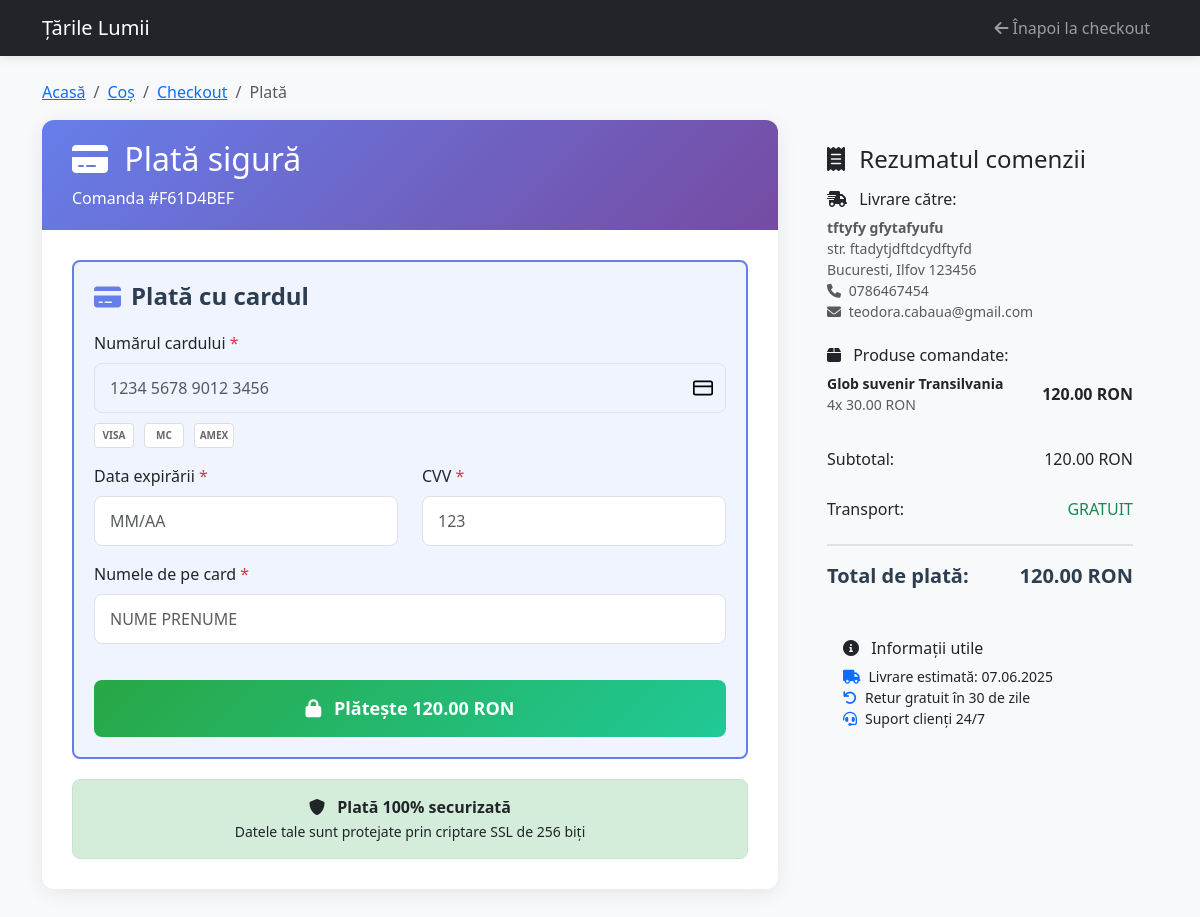
The page /tarile/plata/1/ on the database its author committed.
### tarile/models.py (models this page shows, shortened)
class Comanda(models.Model):
    STATUS_CHOICES = [
        ('in_asteptare', 'În așteptare'),
        ('confirmed', 'Confirmată'),
        ('procesata', 'Procesată'),
        ('livrata', 'Livrată'),
        ('anulata', 'Anulată'),
    ]
    user = models.ForeignKey(User, on_delete=models.CASCADE, null=True, blank=True)
    numar_comanda = models.CharField(max_length=20, unique=True, blank=True)
    status = models.CharField(max_length=20, choices=STATUS_CHOICES, default='in_asteptare')
    email = models.EmailField(null=True, blank=True)
    telefon = models.CharField(max_length=20, null=True, blank=True)
    nume_complet = models.CharField(max_length=100, null=True, blank=True)
    adresa = models.CharField(max_length=200, null=True, blank=True)
    oras = models.CharField(max_length=100, null=True, blank=True)
    judet = models.CharField(max_length=100, null=True, blank=True)
    cod_postal = models.CharField(max_length=10, null=True, blank=True)
    observatii_livrare = models.TextField(blank=True, null=True)
    metoda_plata = models.CharField(max_length=20, null=True, blank=True)
    subtotal = models.DecimalField(max_digits=10, decimal_places=2, null=True, blank=True)
    cost_transport = models.DecimalField(max_digits=10, decimal_places=2, null=True, blank=True)
    total = models.DecimalField(max_digits=10, decimal_places=2, default=0)
    data_comanda = models.DateTimeField(auto_now_add=True)
    data_livrare_estimata = models.DateField(null=True, blank=True)

class ComandaItem(models.Model):
    comanda = models.ForeignKey(Comanda, on_delete=models.CASCADE, related_name='items')
    produs = models.ForeignKey(Produs, on_delete=models.CASCADE, null=True, blank=True)
    nume_produs = models.CharField(max_length=200)
    pret_unitar = models.DecimalField(max_digits=10, decimal_places=2)
    cantitate = models.PositiveIntegerField()
    total_pret = models.DecimalField(max_digits=10, decimal_places=2)

### tarile/views.py (the view)
# urls.py: path('plata/<int:comanda_id>/', views.pagina_plata, name='pagina_plata'),
def pagina_plata(request, comanda_id):
    comanda = get_object_or_404(Comanda, id=comanda_id)
    if request.user.is_authenticated and comanda.user != request.user:
        messages.error(request, 'Nu aveți permisiunea să accesați această pagină')
        return redirect('lista_tari')
    if comanda.status == 'confirmed':
        return redirect('confirmare_comanda', comanda_id=comanda.id)
    context = {
        'comanda': comanda,
    }
    return render(request, 'tarile/pagina_plata.html', context)

### tarile/templates/tarile/pagina_plata.html (shortened to what this page needs)
<!DOCTYPE html>
{% load static %}
<html lang="ro">
<head>
    <link href="https://cdn.jsdelivr.net/npm/bootstrap@5.3.0/dist/css/bootstrap.min.css" rel="stylesheet">
    <link href="https://cdnjs.cloudflare.com/ajax/libs/font-awesome/6.0.0/css/all.min.css" rel="stylesheet">
</head>
<body>
    <nav class="navbar navbar-expand-lg navbar-dark bg-dark">
        <div class="container">
            <a class="navbar-brand" href="{% url 'lista_tari' %}">Țările Lumii</a>
            <div class="navbar-nav ms-auto">
                <a class="nav-link" href="{% url 'checkout' %}">
                    <i class="fas fa-arrow-left me-1"></i>Înapoi la checkout
                </a>
            </div>
        </div>
    </nav>
    <div class="container mt-4">
        <nav aria-label="breadcrumb">
            <ol class="breadcrumb">
                <li class="breadcrumb-item"><a href="{% url 'lista_tari' %}">Acasă</a></li>
                <li class="breadcrumb-item"><a href="{% url 'vezi_cos' %}">Coș</a></li>
                <li class="breadcrumb-item"><a href="{% url 'checkout' %}">Checkout</a></li>
                <li class="breadcrumb-item active" aria-current="page">Plată</li>
            </ol>
        </nav>
        <div class="row">
            <div class="col-lg-8">
                <div class="payment-container">
                    <div class="payment-header">
                        <h2 class="mb-0">
                            <i class="fas fa-credit-card me-2"></i>
                            Plată sigură
                        </h2>
                        <p class="mb-0 mt-2">Comanda #{{ comanda.numar_comanda }}</p>
                    </div>
                    <div class="form-section">
                        {% if comanda.metoda_plata == 'card' %}
                            <div class="method-card active">
                                <h4 class="section-title">
                                    <i class="fas fa-credit-card"></i>
                                    Plată cu cardul
                                </h4>
                                <form id="payment-form" method="post" action="{% url 'proceseaza_plata' comanda.id %}">
                                    <div class="row">
                                        <div class="col-12 mb-3">
                                            <label for="numar_card" class="form-label">
                                                Numărul cardului <span class="text-danger">*</span>
                                            </label>
                                            <input type="text" class="form-control card-input" id="numar_card" name="numar_card"
                                                   placeholder="1234 5678 9012 3456" maxlength="19" required>
                                            <div class="card-logos">
                                                <div class="card-logo">VISA</div>
                                                <div class="card-logo">MC</div>
                                                <div class="card-logo">AMEX</div>
                                            </div>
                                        </div>
                                        <div class="col-md-6 mb-3">
                                            <label for="data_expirare" class="form-label">
                                                Data expirării <span class="text-danger">*</span>
                                            </label>
                                            <input type="text" class="form-control" id="data_expirare" name="data_expirare"
                                                   placeholder="MM/AA" maxlength="5" required>
                                        </div>
                                        <div class="col-md-6 mb-3">
                                            <label for="cvv" class="form-label">
                                                CVV <span class="text-danger">*</span>
                                            </label>
                                            <input type="text" class="form-control" id="cvv" name="cvv"
                                                   placeholder="123" maxlength="3" required>
                                        </div>
                                        <div class="col-12 mb-3">
                                            <label for="nume_card" class="form-label">
                                                Numele de pe card <span class="text-danger">*</span>
                                            </label>
                                            <input type="text" class="form-control" id="nume_card" name="nume_card"
                                                   placeholder="NUME PRENUME" style="text-transform: uppercase;" required>
                                        </div>
                                    </div>
                                    <button type="submit" class="pay-now-btn" id="pay-btn">
                                        <i class="fas fa-lock me-2"></i>
                                        Plătește {{ comanda.total }} RON
                                    </button>
                                </form>
                            </div>
                        {% endif %}
                        <div class="security-notice">
                            <i class="fas fa-shield-alt me-2"></i>
                            <strong>Plată 100% securizată</strong><br>
                            <small>Datele tale sunt protejate prin criptare SSL de 256 biți</small>
                        </div>
                    </div>
                </div>
            </div>
            <div class="col-lg-4">
                <div class="order-summary">
                    <h4 class="mb-3">
                        <i class="fas fa-receipt me-2"></i>
                        Rezumatul comenzii
                    </h4>
                    <div class="mb-4">
                        <h6 class="mb-2">
                            <i class="fas fa-shipping-fast me-2"></i>
                            Livrare către:
                        </h6>
                        <div class="small text-muted">
                            <strong>{{ comanda.nume_complet }}</strong><br>
                            {{ comanda.adresa }}<br>
                            {{ comanda.oras }}, {{ comanda.judet }} {{ comanda.cod_postal }}<br>
                            <i class="fas fa-phone me-1"></i> {{ comanda.telefon }}<br>
                            <i class="fas fa-envelope me-1"></i> {{ comanda.email }}
                        </div>
                    </div>
                    <div class="mb-4">
                        <h6 class="mb-2">
                            <i class="fas fa-box me-2"></i>
                            Produse comandate:
                        </h6>
                        {% for item in comanda.items.all %}
                            <div class="d-flex justify-content-between align-items-center mb-2">
                                <div class="small">
                                    <strong>{{ item.nume_produs }}</strong><br>
                                    <span class="text-muted">{{ item.cantitate }}x {{ item.pret_unitar }} RON</span>
                                </div>
                                <div class="fw-bold">
                                    {{ item.total_pret }} RON
                                </div>
                            </div>
                        {% endfor %}
                    </div>
                    <div class="summary-row">
                        <span>Subtotal:</span>
                        <span>{{ comanda.subtotal }} RON</span>
                    </div>
                    <div class="summary-row">
                        <span>Transport:</span>
                        <span>
                            {% if comanda.cost_transport == 0 %}
                                <span class="text-success">GRATUIT</span>
                            {% else %}
                                {{ comanda.cost_transport }} RON
                            {% endif %}
                        </span>
                    </div>
                    <div class="summary-row total">
                        <span>Total de plată:</span>
                        <span>{{ comanda.total }} RON</span>
                    </div>
                    <div class="mt-4 p-3 bg-light rounded">
                        <h6 class="mb-2">
                            <i class="fas fa-info-circle me-2"></i>
                            Informații utile
                        </h6>
                        <ul class="list-unstyled mb-0 small">
                            <li><i class="fas fa-truck me-2 text-primary"></i>Livrare estimată: {{ comanda.data_livrare_estimata|date:"d.m.Y" }}</li>
                            <li><i class="fas fa-undo me-2 text-primary"></i>Retur gratuit în 30 de zile</li>
                            <li><i class="fas fa-headset me-2 text-primary"></i>Suport clienți 24/7</li>
                        </ul>
                    </div>
                </div>
            </div>
        </div>
    </div>
</body>
</html>

### tarile/templates/tarile/pagina_plata.html (style rules this page uses)
body { background-color: #f8f9fa; font-family: 'Segoe UI', Tahoma, Geneva, Verdana, sans-serif; }
.navbar { box-shadow: 0 2px 10px rgba(0,0,0,0.1); }
.payment-container { background: white; border-radius: 12px; box-shadow: 0 4px 20px rgba(0,0,0,0.08); overflow: hidden; margin-bottom: 30px; }
.payment-header { background: linear-gradient(135deg, #667eea 0%, #764ba2 100%); color: white; padding: 20px 30px; }
.form-section { padding: 30px; }
.section-title { color: #2c3e50; font-weight: 600; margin-bottom: 20px; display: flex; align-items: center; }
.section-title i { margin-right: 10px; color: #667eea; }
.form-control { border-radius: 8px; border: 1px solid #dee2e6; padding: 12px 15px; transition: all 0.3s ease; font-size: 16px; }
.card-input { background-size: 20px; padding-right: 45px; }
.order-summary { background: #f8f9fa; border-radius: 12px; padding: 25px; position: sticky; top: 20px; }
.summary-row { display: flex; justify-content: space-between; margin-bottom: 10px; padding: 8px 0; }
.summary-row.total { border-top: 2px solid #dee2e6; margin-top: 15px; padding-top: 15px; font-weight: bold; font-size: 20px; color: #2c3e50; }
.pay-now-btn { background: linear-gradient(135deg, #28a745, #20c997); border: none; color: white; padding: 15px; font-size: 18px; font-weight: 600; border-radius: 8px; width: 100%; transition: all 0.3s ease; margin-top: 20px; }
.security-notice { background: #d4edda; border: 1px solid #c3e6cb; border-radius: 8px; padding: 15px; margin-top: 15px; text-align: center; }
.method-card { border: 2px solid #dee2e6; border-radius: 8px; padding: 20px; margin-bottom: 20px; background: #f8f9ff; }
.method-card.active { border-color: #667eea; background: #f0f4ff; }
.card-logos { display: flex; gap: 10px; margin-top: 10px; }
.card-logo { width: 40px; height: 25px; background: #fff; border: 1px solid #ddd; border-radius: 4px; display: flex; align-items: center; justify-content: center; font-size: 10px; font-weight: bold; color: #666; }

### rows shown on the page
Comanda: numar_comanda "F61D4BEF", total "120.00", nume_complet "tftyfy gfytafyufu", adresa "str. ftadytjdftdcydftyfd", oras "Bucuresti", judet "Ilfov", cod_postal "123456", telefon "0786467454", email "teodora.cabaua@gmail.com", subtotal "120.00", data_livrare_estimata "07.06.2025"
ComandaItem: nume_produs "Glob suvenir Transilvania", cantitate "4", pret_unitar "30.00", total_pret "120.00"
